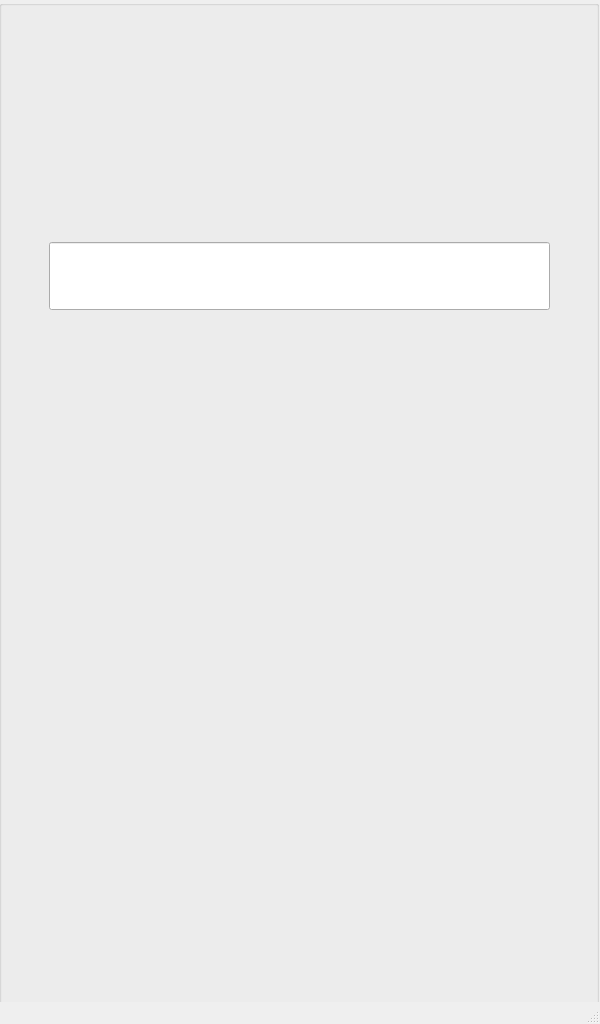
<?xml version="1.0" encoding="UTF-8"?>
<ui version="4.0">
 <class>MainWindow</class>
 <widget class="QMainWindow" name="MainWindow">
  <property name="geometry">
   <rect>
    <x>0</x>
    <y>0</y>
    <width>600</width>
    <height>1024</height>
   </rect>
  </property>
  <property name="windowTitle">
   <string>MainWindow</string>
  </property>
  <widget class="QWidget" name="centralwidget">
   <widget class="QGroupBox" name="groupBox">
    <property name="geometry">
     <rect>
      <x>-1</x>
      <y>0</y>
      <width>600</width>
      <height>1024</height>
     </rect>
    </property>
    <property name="title">
     <string/>
    </property>
    <widget class="QWidget" name="verticalLayoutWidget">
     <property name="geometry">
      <rect>
       <x>0</x>
       <y>0</y>
       <width>601</width>
       <height>981</height>
      </rect>
     </property>
     <layout class="QVBoxLayout" name="verticalLayout">
      <property name="leftMargin">
       <number>50</number>
      </property>
      <property name="topMargin">
       <number>60</number>
      </property>
      <property name="rightMargin">
       <number>50</number>
      </property>
      <property name="bottomMargin">
       <number>0</number>
      </property>
      <item>
       <widget class="QLabel" name="input_insta_text">
        <property name="enabled">
         <bool>true</bool>
        </property>
        <property name="minimumSize">
         <size>
          <width>101</width>
          <height>120</height>
         </size>
        </property>
        <property name="text">
         <string/>
        </property>
        <property name="pixmap">
         <pixmap>C:/Users/Acer/.designer/backup/fire.png</pixmap>
        </property>
       </widget>
      </item>
      <item>
       <widget class="QLabel" name="label">
        <property name="enabled">
         <bool>true</bool>
        </property>
        <property name="sizePolicy">
         <sizepolicy hsizetype="Minimum" vsizetype="Minimum">
          <horstretch>0</horstretch>
          <verstretch>0</verstretch>
         </sizepolicy>
        </property>
        <property name="minimumSize">
         <size>
          <width>101</width>
          <height>50</height>
         </size>
        </property>
        <property name="sizeIncrement">
         <size>
          <width>0</width>
          <height>50</height>
         </size>
        </property>
        <property name="baseSize">
         <size>
          <width>0</width>
          <height>50</height>
         </size>
        </property>
        <property name="text">
         <string/>
        </property>
        <property name="pixmap">
         <pixmap>C:/Users/Acer/.designer/backup/fire.png</pixmap>
        </property>
       </widget>
      </item>
      <item>
       <widget class="QLineEdit" name="input_instagramm">
        <property name="font">
         <font>
          <pointsize>40</pointsize>
         </font>
        </property>
        <property name="inputMask">
         <string/>
        </property>
       </widget>
      </item>
      <item>
       <spacer name="verticalSpacer">
        <property name="orientation">
         <enum>Qt::Vertical</enum>
        </property>
        <property name="sizeHint" stdset="0">
         <size>
          <width>20</width>
          <height>40</height>
         </size>
        </property>
       </spacer>
      </item>
     </layout>
    </widget>
   </widget>
  </widget>
  <widget class="QMenuBar" name="menubar">
   <property name="geometry">
    <rect>
     <x>0</x>
     <y>0</y>
     <width>600</width>
     <height>21</height>
    </rect>
   </property>
  </widget>
  <widget class="QStatusBar" name="statusbar"/>
 </widget>
 <resources/>
 <connections/>
</ui>
